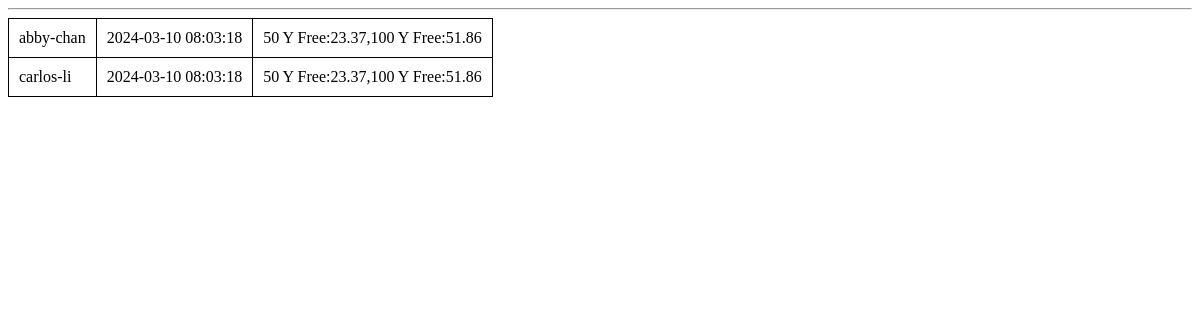
/testdb/, run on an earlier commit of the app's database.
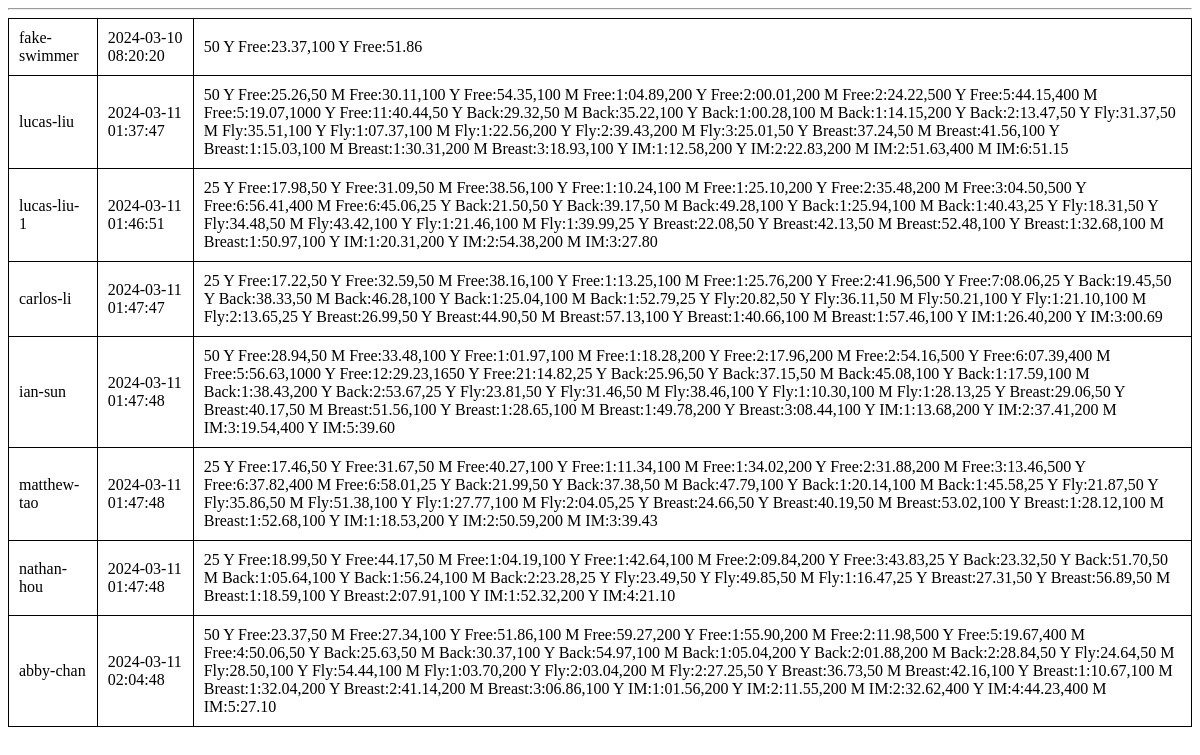
And on a later commit of the database.
### tables this page shows
CREATE TABLE swimmers (
    id TEXT PRIMARY KEY,
    fastest_time TEXT NOT NULL,
    crawl_date TIMESTAMP NOT NULL DEFAULT CURRENT_TIMESTAMP
);

### app.py (the view)
@app.route('/testdb/')
def testdb():
  conn = sqlite3.connect('swimmers.db')
  conn.row_factory = sqlite3.Row
  swimmers = conn.execute('SELECT * FROM swimmers').fetchall()
  conn.close()
  return render_template('testdb.html', swimmers=swimmers)

### app.py (called while the page is built)
@app.context_processor
def utility_processor():
    def compare_time(time1: str, time2: str) -> bool:
        if time1 == '' or time2 == '': return False
        timeint1 = int(time1.replace(':','').replace('.',''))
        timeint2 = int(time2.replace(':','').replace('.',''))
        return timeint1 < timeint2
    return dict(compare_time=compare_time)

### templates/testdb.html (shortened to what this page needs)
<!DOCTYPE html>
<html lang="en">
<head>
</head>
<body>
    <hr>
    <div class="content">
      {% block content %}
      <table>
      {% for swimmer in swimmers %}
        <tr>
          <td>{{ swimmer['id'] }} </td> <td>{{ swimmer['crawl_date'] }} </td> <td>{{ swimmer['fastest_time'] }} </td>
        </tr>
      {% endfor %}
      </table>
      {% endblock %}
    </div>
</body>
</html>

### templates/testdb.html (style rules this page uses)
table, th, td { border: 1px solid black; border-collapse: collapse; padding: 10px; }

What changed in the data, as far as the page shows it:
added swimmers: id "fake-swimmer", crawl_date "2024-03-10 08:20:20", fastest_time "50 Y Free:23.37,100 Y Free:51.86"
added swimmers: id "lucas-liu", crawl_date "2024-03-11 01:37:47", fastest_time "50 Y Free:25.26,50 M Free:30.11,100 Y Free:54.35,100 M Free:1:04.89,200 Y Free:2:00.01,200 M Free:2:24.22,500 Y Free:5:44.15,400 M Free:5:19.07,1000 Y Free:11:40.44,50 Y Back:29.32,50 M Back:35.22,100 Y Back:1:00.28,100 M Back:1:14.15,200 Y Back:2:13.47,50 Y Fly:31.37,50 M Fly:35.51,100 Y Fly:1:07.37,100 M Fly:1:22.56,200 Y Fly:2:39.43,200 M Fly:3:25.01,50 Y Breast:37.24,50 M Breast:41.56,100 Y Breast:1:15.03,100 M Breast:1:30.31,200 M Breast:3:18.93,100 Y IM:1:12.58,200 Y IM:2:22.83,200 M IM:2:51.63,400 M IM:6:51.15"
added swimmers: id "lucas-liu-1", crawl_date "2024-03-11 01:46:51", fastest_time "25 Y Free:17.98,50 Y Free:31.09,50 M Free:38.56,100 Y Free:1:10.24,100 M Free:1:25.10,200 Y Free:2:35.48,200 M Free:3:04.50,500 Y Free:6:56.41,400 M Free:6:45.06,25 Y Back:21.50,50 Y Back:39.17,50 M Back:49.28,100 Y Back:1:25.94,100 M Back:1:40.43,25 Y Fly:18.31,50 Y Fly:34.48,50 M Fly:43.42,100 Y Fly:1:21.46,100 M Fly:1:39.99,25 Y Breast:22.08,50 Y Breast:42.13,50 M Breast:52.48,100 Y Breast:1:32.68,100 M Breast:1:50.97,100 Y IM:1:20.31,200 Y IM:2:54.38,200 M IM:3:27.80"
changed swimmers "carlos-li": crawl_date "2024-03-10 08:03:18" → "2024-03-11 01:47:47"; fastest_time "50 Y Free:23.37,100 Y Free:51.86" → "25 Y Free:17.22,50 Y Free:32.59,50 M Free:38.16,100 Y Free:1:13.25,100 M Free:1:25.76,200 Y Free:2:41.96,500 Y Free:7:08.06,25 Y Back:19.45,50 Y Back:38.33,50 M Back:46.28,100 Y Back:1:25.04,100 M Back:1:52.79,25 Y Fly:20.82,50 Y Fly:36.11,50 M Fly:50.21,100 Y Fly:1:21.10,100 M Fly:2:13.65,25 Y Breast:26.99,50 Y Breast:44.90,50 M Breast:57.13,100 Y Breast:1:40.66,100 M Breast:1:57.46,100 Y IM:1:26.40,200 Y IM:3:00.69"; moves up the list
added swimmers: id "ian-sun", crawl_date "2024-03-11 01:47:48", fastest_time "50 Y Free:28.94,50 M Free:33.48,100 Y Free:1:01.97,100 M Free:1:18.28,200 Y Free:2:17.96,200 M Free:2:54.16,500 Y Free:6:07.39,400 M Free:5:56.63,1000 Y Free:12:29.23,1650 Y Free:21:14.82,25 Y Back:25.96,50 Y Back:37.15,50 M Back:45.08,100 Y Back:1:17.59,100 M Back:1:38.43,200 Y Back:2:53.67,25 Y Fly:23.81,50 Y Fly:31.46,50 M Fly:38.46,100 Y Fly:1:10.30,100 M Fly:1:28.13,25 Y Breast:29.06,50 Y Breast:40.17,50 M Breast:51.56,100 Y Breast:1:28.65,100 M Breast:1:49.78,200 Y Breast:3:08.44,100 Y IM:1:13.68,200 Y IM:2:37.41,200 M IM:3:19.54,400 Y IM:5:39.60"
added swimmers: id "matthew-tao", crawl_date "2024-03-11 01:47:48", fastest_time "25 Y Free:17.46,50 Y Free:31.67,50 M Free:40.27,100 Y Free:1:11.34,100 M Free:1:34.02,200 Y Free:2:31.88,200 M Free:3:13.46,500 Y Free:6:37.82,400 M Free:6:58.01,25 Y Back:21.99,50 Y Back:37.38,50 M Back:47.79,100 Y Back:1:20.14,100 M Back:1:45.58,25 Y Fly:21.87,50 Y Fly:35.86,50 M Fly:51.38,100 Y Fly:1:27.77,100 M Fly:2:04.05,25 Y Breast:24.66,50 Y Breast:40.19,50 M Breast:53.02,100 Y Breast:1:28.12,100 M Breast:1:52.68,100 Y IM:1:18.53,200 Y IM:2:50.59,200 M IM:3:39.43"
added swimmers: id "nathan-hou", crawl_date "2024-03-11 01:47:48", fastest_time "25 Y Free:18.99,50 Y Free:44.17,50 M Free:1:04.19,100 Y Free:1:42.64,100 M Free:2:09.84,200 Y Free:3:43.83,25 Y Back:23.32,50 Y Back:51.70,50 M Back:1:05.64,100 Y Back:1:56.24,100 M Back:2:23.28,25 Y Fly:23.49,50 Y Fly:49.85,50 M Fly:1:16.47,25 Y Breast:27.31,50 Y Breast:56.89,50 M Breast:1:18.59,100 Y Breast:2:07.91,100 Y IM:1:52.32,200 Y IM:4:21.10"
changed swimmers "abby-chan": crawl_date "2024-03-10 08:03:18" → "2024-03-11 02:04:48"; fastest_time "50 Y Free:23.37,100 Y Free:51.86" → "50 Y Free:23.37,50 M Free:27.34,100 Y Free:51.86,100 M Free:59.27,200 Y Free:1:55.90,200 M Free:2:11.98,500 Y Free:5:19.67,400 M Free:4:50.06,50 Y Back:25.63,50 M Back:30.37,100 Y Back:54.97,100 M Back:1:05.04,200 Y Back:2:01.88,200 M Back:2:28.84,50 Y Fly:24.64,50 M Fly:28.50,100 Y Fly:54.44,100 M Fly:1:03.70,200 Y Fly:2:03.04,200 M Fly:2:27.25,50 Y Breast:36.73,50 M Breast:42.16,100 Y Breast:1:10.67,100 M Breast:1:32.04,200 Y Breast:2:41.14,200 M Breast:3:06.86,100 Y IM:1:01.56,200 Y IM:2:11.55,200 M IM:2:32.62,400 Y IM:4:44.23,400 M IM:5:27.10"
